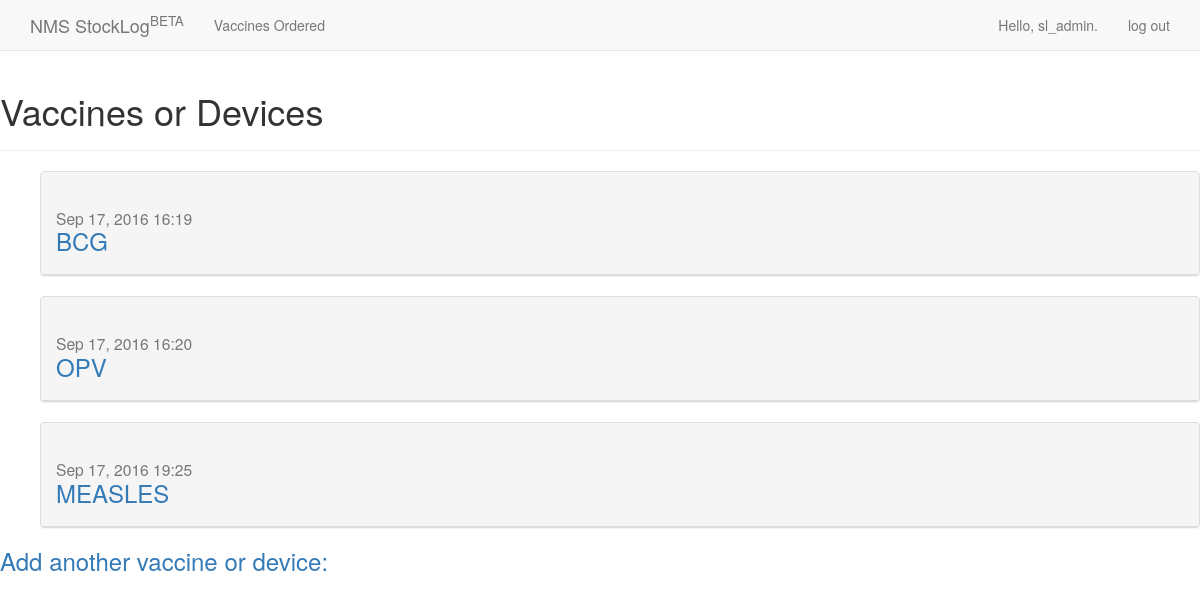
/vaccines/ (signed in), run on the app's committed database.
### sls/models.py (models this page shows)
class Vaccine(models.Model):
	MEASLES = 'MEASLES'
	BCG = 'BCG'
	HPV = 'HPV'
	HEPB = 'HEPB'
	TT = 'TT'
	OPV = 'OPV'
	YELLOWFEVER = 'YELLOWFEVER'
	PCV = 'PCV'
	PENTA = 'PENTA'
	IPV = 'IPV'
	ROTA = 'ROTA'
	SYRINGE005 = 'SYRINGE005'
	SYRINGE05 = 'SYRINGE05'
	SYRINGE5 = 'SYRINGE5'
	SYRINGE2 = 'SYRINGE2'
	SB = 'SB'
	TTCARDS = 'TTCARDS'
	CHC = 'CHC'
	VCB = 'VCB'
	VACCINE_CHOICES = (
		(MEASLES, 'Measles vaccine 10 dose Vial'),
		(BCG, 'Bacillus Calmette-Guerin 20 dose Vial'),
		(HPV, 'Human Papilloma Vaccine 1 dose Vial'),
		(HEPB, 'Hepatitis .B Vaccine 10 dose Vial'),
		(TT, 'Tetanus Toxoid Vaccine 20 dose Vial'),
		(OPV, 'Oral Polio Vaccine 20 dose Vial'),
		(YELLOWFEVER, 'Yellow Fever  10 dose Vial'),
		(PCV, 'Pneumococcal Conjugate 2 dose Vial'),
		(PENTA, 'DPT-HIP B-HEB 10 Dose Vial'),
		(IPV, 'Inactivated Polio vaccine 5 dose Vial'),
		(ROTA, 'Rotavirus vaccine 1 dose Vial'),
		(SYRINGE005, 'Syringe 0.05 ml'),
		(SYRINGE05, 'Syringe 0.5 ml'),
		(SYRINGE5, 'Syringe 5 ml'),
		(SYRINGE2, 'Syringe 2 ml'),
		(SB, 'Safety Boxes'),
		(TTCARDS, 'Tetanus Toxoid Cards'),
		(CHC, 'Child Health Cards'),
		(VCB, 'Vaccine Control Books'),
		)
	vaccine_select = models.CharField(max_length=50,
									choices =VACCINE_CHOICES,
									default =MEASLES)
	date_added = models.DateTimeField(auto_now_add=True)
	owner = models.ForeignKey(User)
	def __unicode__(self):
		return self.vaccine_select

### sls/views.py (the view)
# urls.py: url(r'^vaccines/$', views.vaccines, name='vaccines'),
@login_required(login_url='/users/login/')
def vaccines(request):
	vaccines = Vaccine.objects.filter(owner=request.user).order_by('date_added')
	context = {'vaccines': vaccines}
	return render(request, 'sls/vaccines.html', context)

### sls/templates/sls/vaccines.html
{% extends 'sls/base.html' %}
{% block header %}
  <h1>Vaccines or Devices</h1>
{% endblock header %}
{% block content %}
  <ul>
  	{% for vaccine in vaccines %}
      <div class="panel panel-default">
        <div class="panel-heading">
          <h3>
    	  	  <small>{{ vaccine.date_added|date:'M d, Y H:i'}}</small>
            <p><a href="{% url 'sls:vaccine' vaccine.id %}"> {{ vaccine }}</a></p>
          </h3>
        </div>
      </div>
  	{% empty %}
  	  <li>No vaccines have been added to the log yet.</li>
  	{% endfor %}
  </ul>
  <h3><a href="{% url 'sls:new_vaccine' %}"> Add another vaccine or device:</a></h3>
{% endblock content %}

### sls/templates/sls/base.html (shortened to what this page needs)
{% load bootstrap3 %}
<!DOCTYPE html>
<html lang="en">
  <head>
  	{% bootstrap_css %}
  </head>
  <body>
  	<nav class="navbar navbar-default navbar-static-top">
  		<div class="container">
  			<div class="navbar-header">
  				<a class="navbar-brand" href="{% url 'sls:index' %}">NMS StockLog<sup>BETA</sup></a>
  			</div>
  			<div id="navbar" class="navbar-collapse collapse">
  				<ul class="nav navbar-nav">
  					<li>
  					<a href="{% url 'sls:vaccines' %}">Vaccines Ordered</a>
  					</li>
  				</ul>
  				<ul class="nav navbar-nav navbar-right">
  					{% if user.is_authenticated %}
  					<li>
  					<a> Hello, {{ user.username }}. </a></li>
  					<li>
  					<a href="{% url 'users:logout' %}">log out</a>
  					</li>
  					{% else %}
  					<li> <a href="{% url 'users:register' %}">register</a></li>
  					<li> <a href="{% url 'users:login' %}">login</a></li>
  					{% endif %}
  				</ul>
  			</div>
  		</div>
  	</nav>
  	<div class "container">
  		<div class="page-header">
  			{% block header %}{% endblock header %}
  		</div>
  		<div>
  			{% block content %}{% endblock content %}
  		</div>
 	</div>
  </body>
</html>

### data on the page
Vaccine: date_added "Sep 17, 2016 16:19", vaccine_select "BCG"
Vaccine: date_added "Sep 17, 2016 16:20", vaccine_select "OPV"
Vaccine: date_added "Sep 17, 2016 19:25", vaccine_select "MEASLES"

### other printed values
{{ user.username }} "sl_admin"
